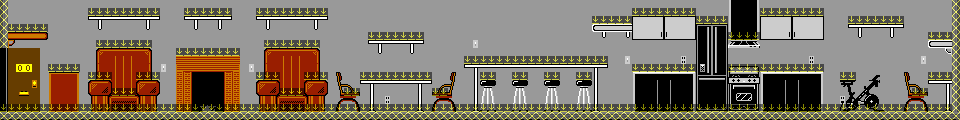

Below is a game level as drawn by its tile map, then a one-line description and the .tmx that defines it (tile-layer data replaced by summaries):
An orthogonal 120x15 tile map with 8x8 px tiles, 5 tile layers (pal3, pal2, pal1, pal0, ...), 5 tilesets.

<map version="1.9" tiledversion="1.9.2" orientation="orthogonal" renderorder="right-down" width="120" height="15" tilewidth="8" tileheight="8" infinite="0" nextlayerid="6" nextobjectid="1">
 <editorsettings>
  <export format="csv" />
 </editorsettings>
 <tileset firstgid="1" source="../condo_tiles_bw.tsx" />
 <tileset firstgid="257" source="../condo_0.tsx" />
 <tileset firstgid="513" source="../condo_plat.tsx" />
 <tileset firstgid="769" source="../condo_1.tsx" />
 <tileset firstgid="1025" source="../condo_tiles_blue.tsx" />
 <layer id="2" name="pal3" width="120" height="15">
  <data>[1800 cells, 1800 non-empty, 110 distinct tile ids]</data>
 </layer>
 <layer id="1" name="pal2" width="120" height="15">
  <data>[1800 cells, 0 non-empty, 0 distinct tile ids]</data>
 </layer>
 <layer id="3" name="pal1" width="120" height="15">
  <data>[1800 cells, 235 non-empty, 67 distinct tile ids]</data>
 </layer>
 <layer id="4" name="pal0" width="120" height="15">
  <data>[1800 cells, 32 non-empty, 5 distinct tile ids]</data>
 </layer>
 <layer id="5" name="platform" width="120" height="15" opacity="0.53">
  <data>[1800 cells, 444 non-empty, 3 distinct tile ids]</data>
 </layer>
</map>
